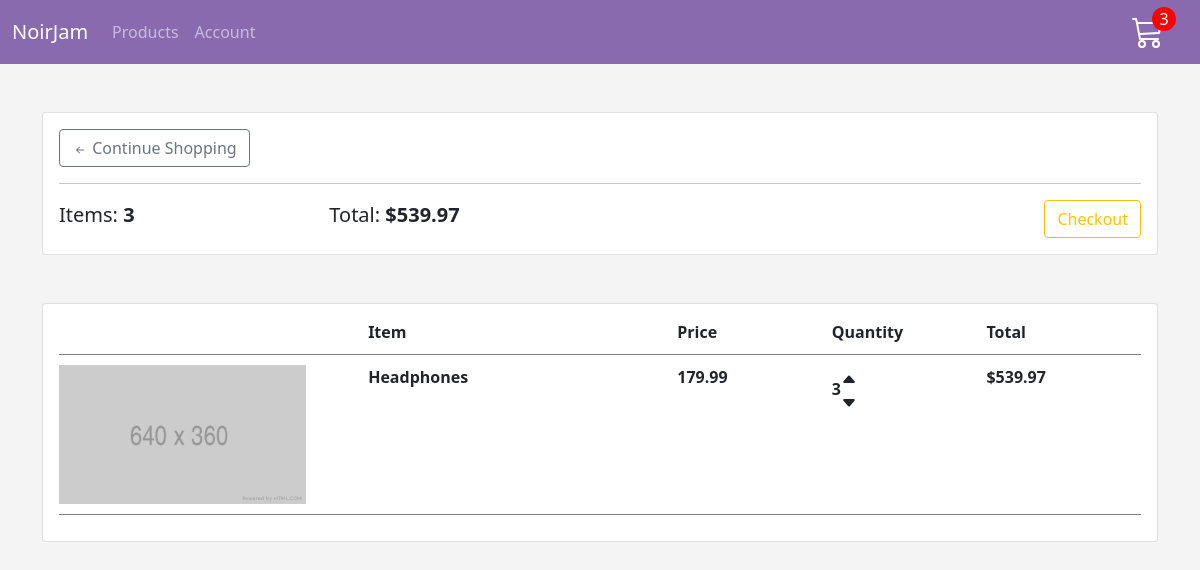
Page /shop/cart/ (signed in) on the earlier database version.
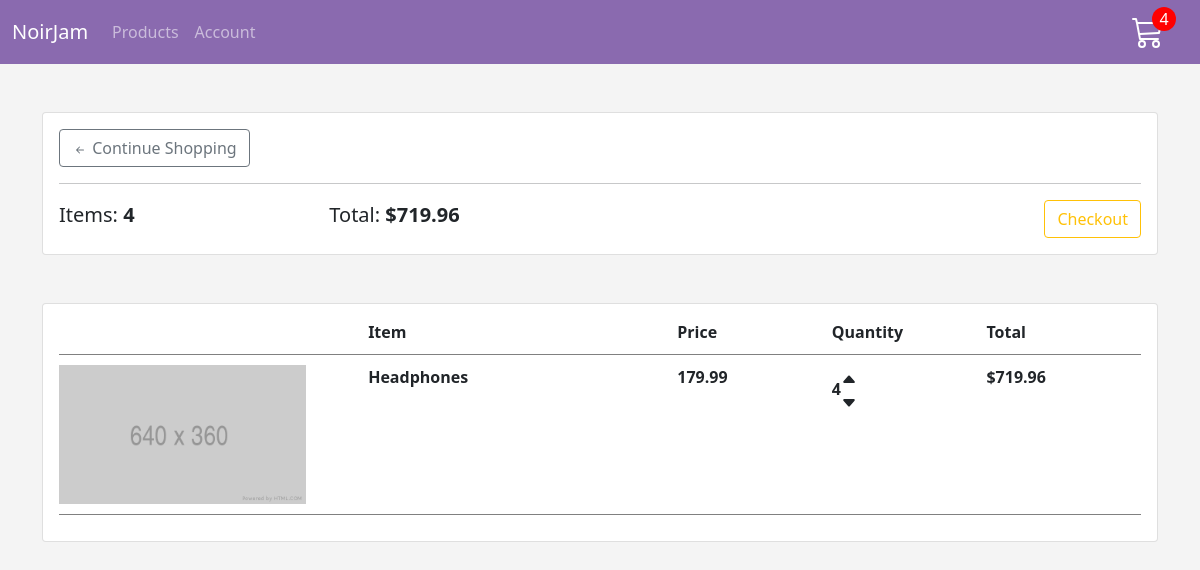
Same page on the later database version.
### store/models.py (models this page shows, shortened)
class Order(models.Model):
    customer = models.ForeignKey(
        Customer, on_delete=models.SET_NULL, null=True, blank=True
    )
    date_ordered = models.DateTimeField(auto_now_add=True)
    complete = models.BooleanField(default=False, null=True, blank=False)
    transaction_id = models.CharField(max_length=100, null=True)
    @property
    def get_cart_total(self):
        orderitems = self.orderitem_set.all()
        total = sum([item.get_total for item in orderitems])
        return total
    @property
    def get_cart_items(self):
        orderitems = self.orderitem_set.all()
        total = sum([item.quantity for item in orderitems])
        return total

class OrderItem(models.Model):
    product = models.ForeignKey(Product, on_delete=models.SET_NULL, null=True)
    order = models.ForeignKey(Order, on_delete=models.SET_NULL, null=True)
    quantity = models.IntegerField(default=0, null=True, blank=True)
    date_added = models.DateTimeField(auto_now_add=True)
    @property
    def get_total(self):
        total = self.product.price * self.quantity
        return total

class Product(models.Model):
    name = models.CharField(max_length=200)
    price = models.DecimalField(max_digits=7, decimal_places=2)
    digital = models.BooleanField(default=False, null=True, blank=True)
    image = models.ImageField(null=True, blank=True)

### store/views.py (the view)
# urls.py: path("cart/", views.cart, name="cart"),
def cart(request):
    data = cartData(request)
    items = data["items"]
    order = data["order"]
    cartItems = data["cartItems"]
    context = {"items": items, "order": order, "cartItems": cartItems}
    return render(request, "store/cart.html", context)

### store/utils.py (called while the page is built)
def cartData(request):
    if request.user.is_authenticated:
        customer = request.user.customer
        order, created = Order.objects.get_or_create(customer=customer, complete=False)
        items = order.orderitem_set.all()
        cartItems = order.get_cart_items
    else:
        cookieData = cookieCart(request)
        items = cookieData["items"]
        order = cookieData["order"]
        cartItems = cookieData["cartItems"]
    return {"cartItems": cartItems, "order": order, "items": items}

### store/templates/store/cart.html
{% extends 'store/main.html' %}
{% load static %}
{% block content %}
<div class="card my-5">
    <div class="card-body">
        <a href="{% url 'store' %}" class="btn btn-outline-secondary">
            <svg xmlns="http://www.w3.org/2000/svg" width="16" height="16" fill="currentColor" class="bi bi-arrow-left-short" viewBox="0 0 16 16">
                <path fill-rule="evenodd" d="M12 8a.5.5 0 0 1-.5.5H5.707l2.147 2.146a.5.5 0 0 1-.708.708l-3-3a.5.5 0 0 1 0-.708l3-3a.5.5 0 1 1 .708.708L5.707 7.5H11.5a.5.5 0 0 1 .5.5z"/>
            </svg>
            Continue Shopping
        </a>
        <hr>
        <table class='w-100 mx-auto'>
            <tr>
                <th class="cart-table-head">
                    <h5>
                        Items: <strong> {{ order.get_cart_items }}</strong>
                    </h5>
                </th>
                <th class="cart-table-head">
                    <h5 >
                        Total: <strong>${{ order.get_cart_total|floatformat:2 }}</strong>
                    </h5>
                </th>
                <th id="cart-table-checkout">
                    {% if user.is_authenticated %}
                    <a href="{% url 'checkout' %}" class='btn btn-outline-warning'>Checkout</a>
                    {% else %}
                    <a href="{% url 'create_or_guest' %}" class='btn btn-outline-warning'>Checkout</a>
                    {% endif %}
                </th>
            </tr>
        </table>
    </div>
</div>
<div class="card mb-5">
    <div class="card-body">
        <div class="cart-row">
            <div style="flex:2"></div>
            <div style="flex:2"><strong>Item</strong></div>
            <div style="flex: 1;"><strong>Price</strong></div>
            <div style="flex: 1;"><strong>Quantity</strong></div>
            <div style="flex: 1;"><strong>Total</strong></div>
        </div>
        {% for item in items %}
        <div class="cart-row">
            <div style="flex:2"><img class='row-img' src="{% static 'images/store_placeholder.png' %}" alt=""></div>
            <div style="flex:2"><strong>{{ item.product.name }}</strong></div>
            <div style="flex: 1;"><strong>{{ item.product.price|floatformat:2}}</strong></div>
            <div style="flex: 1;">
                <div class="d-flex align-items-center">
                    <strong>{{ item.quantity }}</strong>
                    <div>
                        <div class="change-quantity update-cart" data-product='{{ item.product.id }}' data-action="add">
                            <svg xmlns="http://www.w3.org/2000/svg" width="16" height="16" fill="currentColor" class="bi bi-caret-up-fill" viewBox="0 0 16 16">
                                <path d="M7.247 4.86l-4.796 5.481c-.566.647-.106 1.659.753 1.659h9.592a1 1 0 0 0 .753-1.659l-4.796-5.48a1 1 0 0 0-1.506 0z"/>
                            </svg>
                        </div>
                        <div class="change-quantity update-cart" data-product='{{ item.product.id }}' data-action='remove'>
                            <svg xmlns="http://www.w3.org/2000/svg" width="16" height="16" fill="currentColor" class="bi bi-caret-down-fill" viewBox="0 0 16 16">
                                <path d="M7.247 11.14L2.451 5.658C1.885 5.013 2.345 4 3.204 4h9.592a1 1 0 0 1 .753 1.659l-4.796 5.48a1 1 0 0 1-1.506 0z"/>
                            </svg>
                        </div>
                    </div>
                </div>
            </div>
            <div style="flex: 1;">
                <strong>${{ item.get_total }}</strong>
            </div>
        </div>
        {% endfor %}
    </div>
</div>
{% endblock content %}

### store/templates/store/main.html (shortened to what this page needs)
{% load static %}
<!doctype html>
<html lang="en">
  <head>
    <link href="https://cdn.jsdelivr.net/npm/bootstrap@5.0.0-beta1/dist/css/bootstrap.min.css" rel="stylesheet">
    <link rel="stylesheet" type='text/css' href="{% static 'css/style.css' %}">
  </head>
  <body style="background: rgba(200, 200, 200, 0.2);">
<nav class="navbar navbar-expand-lg navbar-dark page-navbar">
  <div class="container-fluid">
    {% if user.is_authenticated %}
    <a class="navbar-brand" href="{% url 'actually_blog' %}">NoirJam</a>
    {% else %}
    <a class="navbar-brand" href="{% url 'store' %}">NoirJam</a>
    {% endif %}
    <div class="collapse navbar-collapse " id="navbarNav">
      <ul class="navbar-nav nav-items-list">
        <div class="left-nav-links">
          <li class="nav-item">
            <a class="nav-link" aria-current="page" href="{% url 'store' %}">Products</a>
          </li>
          {% if user.is_authenticated %}
          <li class="nav-item">
            <a href="{% url 'profile' %}" class="nav-link">Account</a>
          </li>
          {% endif %}
        </div>
        <div>
          <li class="nav-item">
            <a href="{% url 'cart' %}" class="cart-area">
              <span id="cart-total">{{ cartItems }}</span>
            </a>
          </li>
        </div>
      </ul>
    </div>
  </div>
</nav>
    <div class="container">
      {% block content %}
      {% endblock content%}
    </div>
  </body>
</html>

### static/css/style.css (style rules this page uses)
* { box-sizing: border-box; padding: 0; margin: 0; }
body { background: rgba(200, 200, 200, 0.2); }
.page-navbar { background: rgb(138, 106, 175); min-height: 4rem; }
a { text-decoration: none; color: black; }
.cart-area { position: relative; margin-right: 1.5rem; }
#cart-total { background: red; width: 1.5rem; height: 1.5rem; color: white; position: absolute; top: -0.75rem; right: -0.75rem; text-align: center; border-radius: 50%; }
.cart-table-head { text-align: left; }
#cart-table-checkout { text-align: right; }
.cart-row { display: flex; align-items: stretch; padding-bottom: 10px; margin-bottom: 10px; border-bottom: 1px solid grey; }
.row-img { width: 80%; }
@media screen and (min-width: 990px) { .nav-items-list { width: 100%; display: flex; justify-content: space-between; align-items: center; } }
@media screen and (min-width: 990px) { .left-nav-links { display: flex; } }

Differences in the rows shown:
changed through a linked row, Order: get_cart_items "3" → "4"; get_cart_total "539.97" → "719.96"
changed OrderItem "Headphones": quantity "3" → "4"; get_total "539.97" → "719.96"
Other differences:
{{ cartItems }}: "3" → "4"
